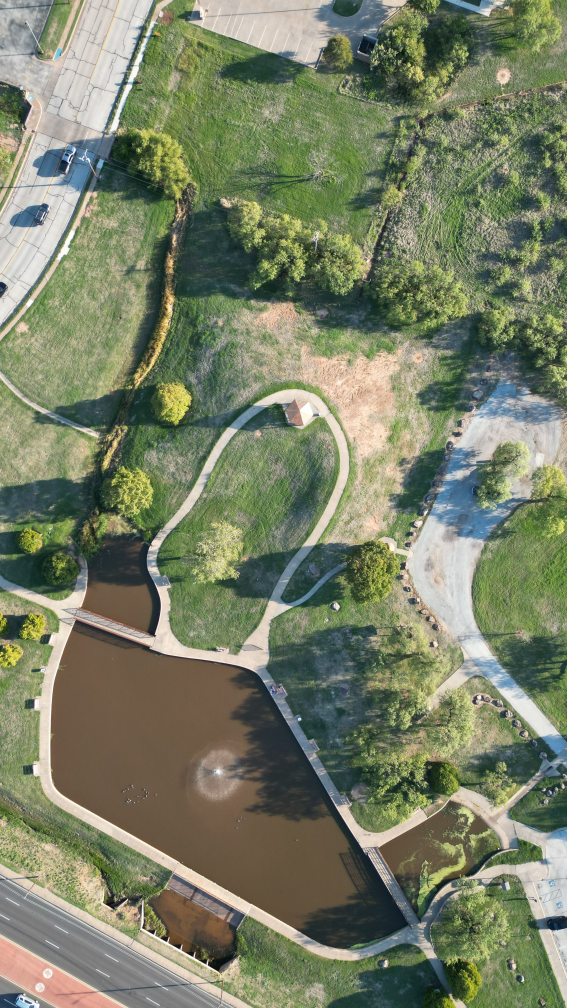
#> input picture data/img.jpg, 2268 x 4032 px, found by its file name (shown at 1/4 size)
$ python create_comparison.py
#> lines starting #> are read from the running program, lines starting #| are printed output that depends on the picture
import cv2
import numpy as np
import os

DATA_DIR = "data"
RESULTS_DIR = "results"

IMAGES = [
    {
        "name": "img.jpg",
        "orig_path": os.path.join(DATA_DIR, "img.jpg"),
        "cpu_path": os.path.join(RESULTS_DIR, "img_cpu_gray.jpg"),
        "cuda_path": os.path.join(RESULTS_DIR, "img_cuda_pinned_gray.jpg"),
        "display_name": "img.jpg (2268 x 4032)"
    },
    {
        "name": "img2.jpg",
        "orig_path": os.path.join(DATA_DIR, "img2.jpg"),
        "cpu_path": os.path.join(RESULTS_DIR, "img2_cpu_gray.jpg"),
        "cuda_path": os.path.join(RESULTS_DIR, "img2_cuda_pinned_gray.jpg"),
        "display_name": "img2.jpg (4000 x 2250)"
    },
    {
        "name": "img3.jpg",
        "orig_path": os.path.join(DATA_DIR, "img3.jpg"),
        "cpu_path": os.path.join(RESULTS_DIR, "img3_cpu_gray.jpg"),
        "cuda_path": os.path.join(RESULTS_DIR, "img3_cuda_pinned_gray.jpg"),
        "display_name": "img3.jpg (4211 x 4078)"
    }
]

def validate_and_compare():
    print("=" * 82)
    print("           CPU vs. CUDA PINNED GRAYSCALE NUMERICAL VALIDATION")
    print("=" * 82)
    print(f"{'Image':<10} | {'Max Diff':<9} | {'Mean Diff':<11} | {'Diff == 0 (%)':<15} | {'Diff <= 2 (%)':<15} | {'Status':<6}")
    print("-" * 82)

    rows = []
    target_w = 400
    target_h = 240

    for item in IMAGES:
        orig = cv2.imread(item["orig_path"])
#> orig is the input picture: shape (4032, 2268, 3); mean B, G, R 102.7, 128.1, 121
        cpu = cv2.imread(item["cpu_path"], cv2.IMREAD_GRAYSCALE)
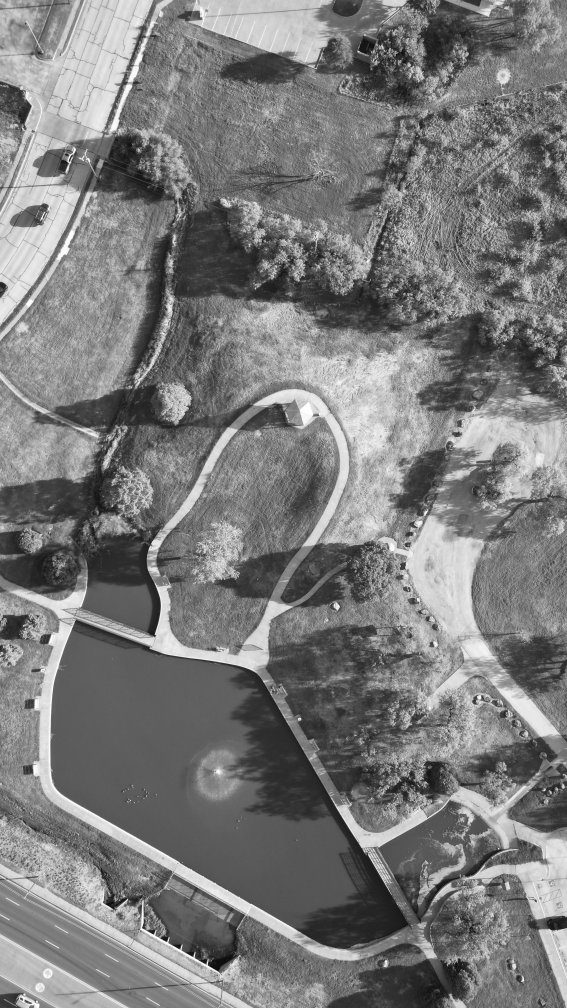
#> cpu: shape (4032, 2268) (shown at 1/4 size); min 0, max 255, mean 123.1
        cuda = cv2.imread(item["cuda_path"], cv2.IMREAD_GRAYSCALE)
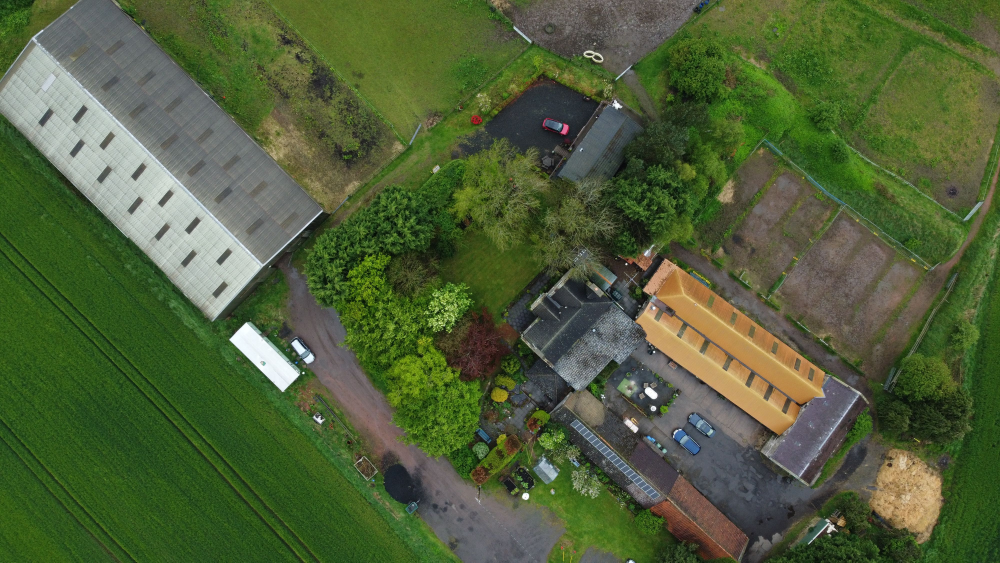
#> input picture data/img2.jpg, 4000 x 2250 px, given in place of img_cuda_pinned_gray.jpg, which was not available (shown at 1/4 size)
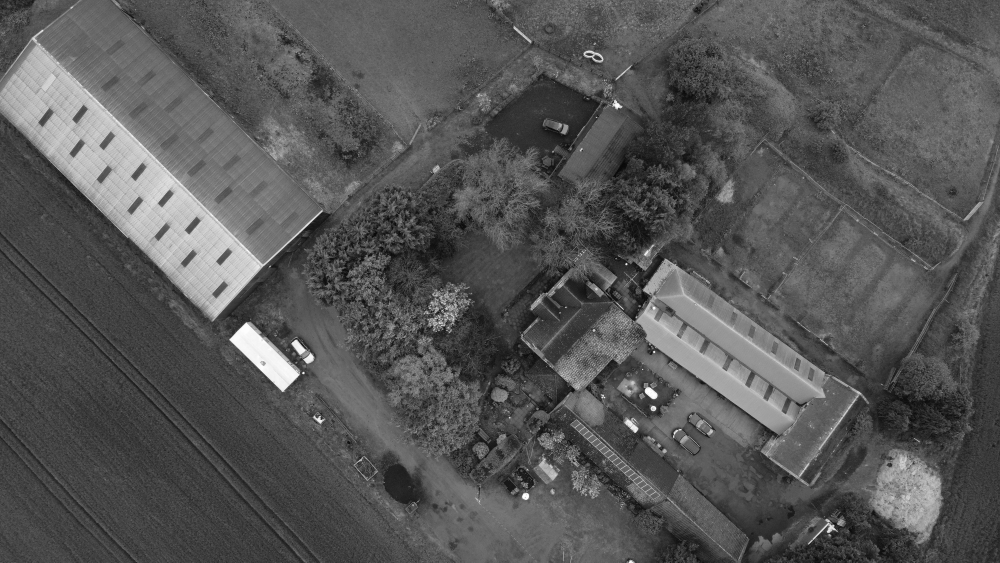
#> cuda: shape (2250, 4000) (shown at 1/4 size); min 0, max 255, mean 86.3

        if orig is None or cpu is None or cuda is None:
            raise FileNotFoundError(f"Missing required file for {item['name']}")

        # Numerical diff check
#> (the run stopped early here; a loop or call above may not have finished)
